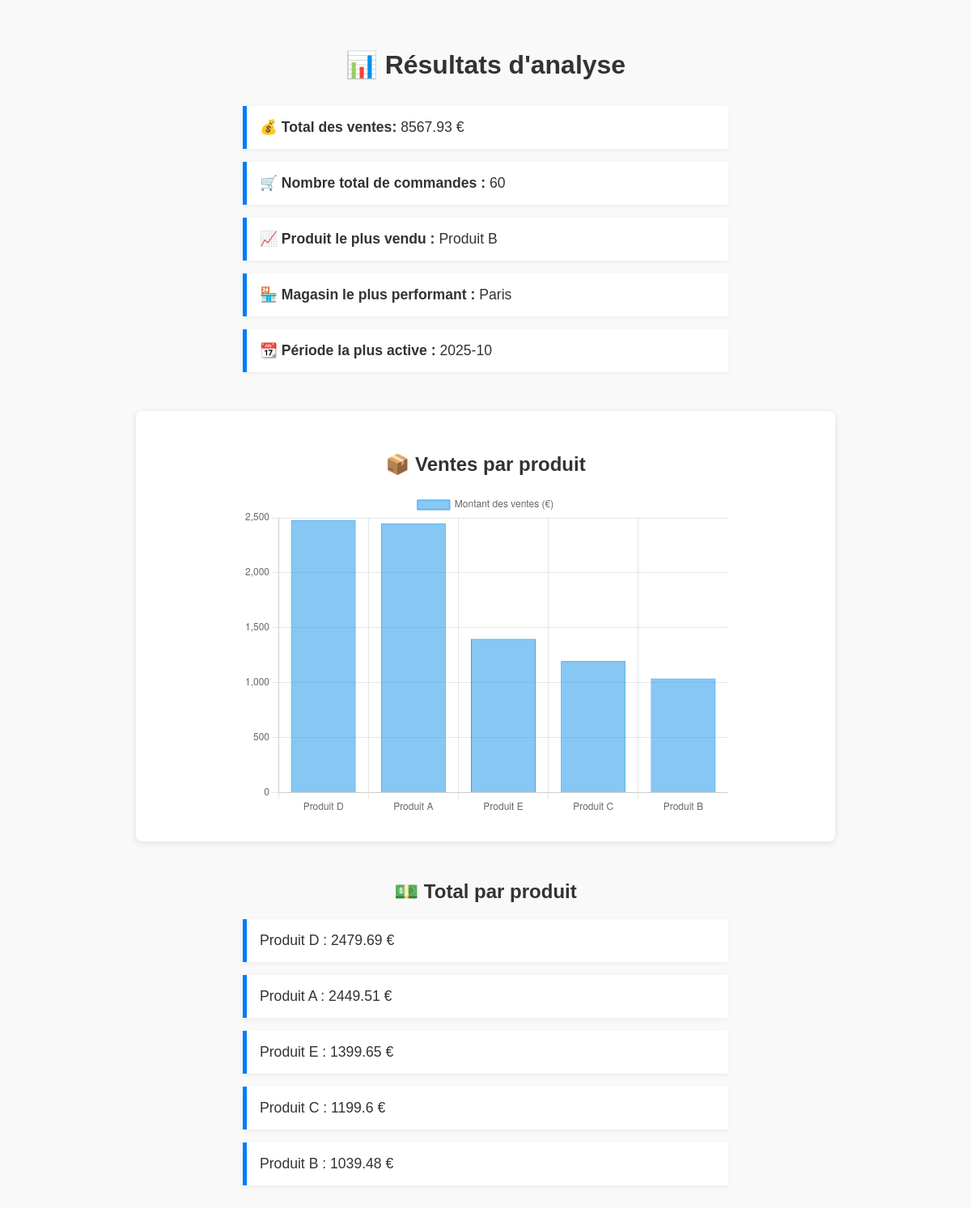
Screenshot of /stats with the database file from the repository.
### tables this page shows
CREATE TABLE produits (
    nom TEXT,
    ID_produit TEXT,
    prix REAL,
    stock INTEGER
);

CREATE TABLE magasins (
    ID_Magasin INTEGER PRIMARY KEY,
    Ville TEXT,
    Nombre_de_salaries INTEGER
);

### main.py (the view)
@app.route("/stats")
def stats():
    try:
        resultats = analyser_ventes_sql()  # Doit retourner {"labels": [...], "data": [...]}
        labels = resultats.get("labels", [])
        data = resultats.get("data", [])
        return render_template("stats.html", resultats=resultats, labels=labels, data=data)
    except Exception as e:
        app.logger.error(f"Erreur lors de l'analyse des ventes : {e}")
        return f"Erreur lors de l'analyse des ventes : {e}", 500

### analyze.py (called while the page is built)
def get_connection():
    conn = sqlite3.connect(DB_PATH)
    conn.row_factory = sqlite3.Row
    return conn

### templates/stats.html (shortened to what this page needs)
<!DOCTYPE html>
<html lang="fr">
  <head>
    <link
      rel="stylesheet"
      href="{{ url_for('static', filename='style.css') }}"
    />
  </head>
  <body>
    <h1>📊 Résultats d'analyse</h1>
    <ul>
      <li>
        💰 <strong>Total des ventes:</strong> {{ resultats.chiffre_affaires }} €
      </li>
      <li>
        🛒 <strong>Nombre total de commandes :</strong> {{
        resultats.nombre_commandes }}
      </li>
      <li>
        📈 <strong>Produit le plus vendu :</strong> {{ resultats.produit_top }}
      </li>
      <li>
        🏪 <strong>Magasin le plus performant :</strong> {{
        resultats.magasin_top }}
      </li>
      <li>
        📆 <strong>Période la plus active :</strong> {{ resultats.periode_top }}
      </li>
    </ul>
    <div class="chart-container">
      <h2 style="text-align: center">📦 Ventes par produit</h2>
      <canvas id="ventesChart" width="600" height="400"></canvas>
    </div>
    <script>
      const labels = {{ resultats.labels | tojson }};
      const data = {{ resultats.data | tojson }};
      const config = {
        type: 'bar',
        data: {
          labels: labels,
          datasets: [{
            label: 'Montant des ventes (€)',
            data: data,
            backgroundColor: 'rgba(54, 162, 235, 0.6)',
            borderColor: 'rgba(54, 162, 235, 1)',
            borderWidth: 1
          }]
        },
        options: {
          responsive: true,
          scales: {
            y: {
              beginAtZero: true
            }
          }
        }
      };
      new Chart(document.getElementById('ventesChart'), config);
    </script>
    <div
      class="totals-produits"
      style="max-width: 600px; margin: auto; margin-top: 2rem"
    >
      <h2 style="text-align: center">💵 Total par produit</h2>
      <ul>
        {% for item in resultats.totals_par_produit %}
        <li>{{ item.nom }} : {{ item.total }} €</li>
        {% endfor %}
      </ul>
    </div>
  </body>
</html>

### templates/stats.html (style rules this page uses)
body { font-family: Arial, sans-serif; padding: 2rem; background-color: #f9f9f9; color: #333; }
h1 { text-align: center; margin-bottom: 2rem; }
ul { list-style-type: none; padding: 0; max-width: 600px; margin: auto; }
li { background: white; margin-bottom: 1rem; padding: 1rem; border-left: 5px solid #007bff; box-shadow: 0 2px 5px rgba(0, 0, 0, 0.05); font-size: 1.1rem; }
.chart-container { max-width: 800px; margin: 3rem auto; background: white; padding: 2rem; box-shadow: 0 2px 8px rgba(0, 0, 0, 0.1); border-radius: 8px; }
canvas { display: block; margin: auto; }

### rows the page displays
produits: produit_top "Produit B", nom "Produit B", total "1039.48"
magasins: magasin_top "Paris"
produits: nom "Produit D", total "2479.69"
produits: nom "Produit A", total "2449.51"
produits: nom "Produit E", total "1399.65"
produits: nom "Produit C", total "1199.6"

### other values shown
{{ resultats.chiffre_affaires }} "8567.93"
{{ resultats.nombre_commandes }} "60"
{{ resultats.periode_top }} "2025-10"
chart data {{ resultats.labels | tojson }} ["Produit D", "Produit A", "Produit E", "Produit C", "Produit B"]
chart data {{ resultats.data | tojson }} [2479.69, 2449.51, 1399.65, 1199.6, 1039.48]
